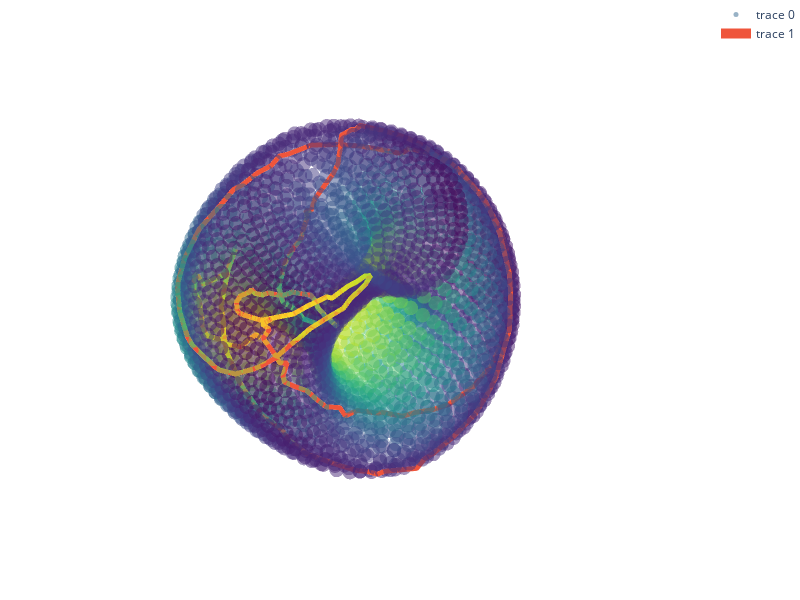

Notebook code for this chart:
### Code cell
import plotly.graph_objects as go

# Create the 3D scatter plot
fig = go.Figure(data=[go.Scatter3d(x=low_dim_activities[:, 0], y=low_dim_activities[:, 1], z=low_dim_activities[:, 2], 
                                   mode='markers', 
                                   marker=dict(size=5, color=activities[:, 0], colorscale='Viridis', opacity=0.5))])

# Add trajectories
fig.add_trace(go.Scatter3d(x=low_dim_trajectory[:, 0], y=low_dim_trajectory[:, 1], z=low_dim_trajectory[:, 2], mode='lines', line=dict(width=10)))

# Update layout to remove axis and set figure size
fig.update_layout(
    scene=dict(
        xaxis=dict(visible=False),
        yaxis=dict(visible=False),
        zaxis=dict(visible=False)
    ),
    width=800,  # Set the figure width
    height=600,  # Set the figure height
    margin=dict(l=0, r=0, t=0, b=0)  # Remove whitespace around the plot
)

fig.show()

### Figure 1 — Plotly figure (JSON) as saved in the notebook; plotly's stock layout.template omitted (floating-point values rounded to 4 significant figures; data arrays with more than 128 entries replaced by an {"elided": "..."} marker saying what was removed)
{"data": [{"marker": {"color": {"elided": "2500 float values"}, "colorscale": [[0, "#440154"], [0.1111, "#482878"], [0.2222, "#3e4989"], [0.3333, "#31688e"], [0.4444, "#26828e"], [0.5556, "#1f9e89"], [0.6667, "#35b779"], [0.7778, "#6ece58"], [0.8889, "#b5de2b"], [1, "#fde725"]], "opacity": 0.5, "size": 5}, "mode": "markers", "type": "scatter3d", "x": {"elided": "2500 float values"}, "y": {"elided": "2500 float values"}, "z": {"elided": "2500 float values"}}, {"line": {"width": 10}, "mode": "lines", "type": "scatter3d", "x": {"elided": "200 float values"}, "y": {"elided": "200 float values"}, "z": {"elided": "200 float values"}}], "layout": {"height": 600, "margin": {"b": 0, "l": 0, "r": 0, "t": 0}, "scene": {"xaxis": {"visible": false}, "yaxis": {"visible": false}, "zaxis": {"visible": false}}, "width": 800}}
